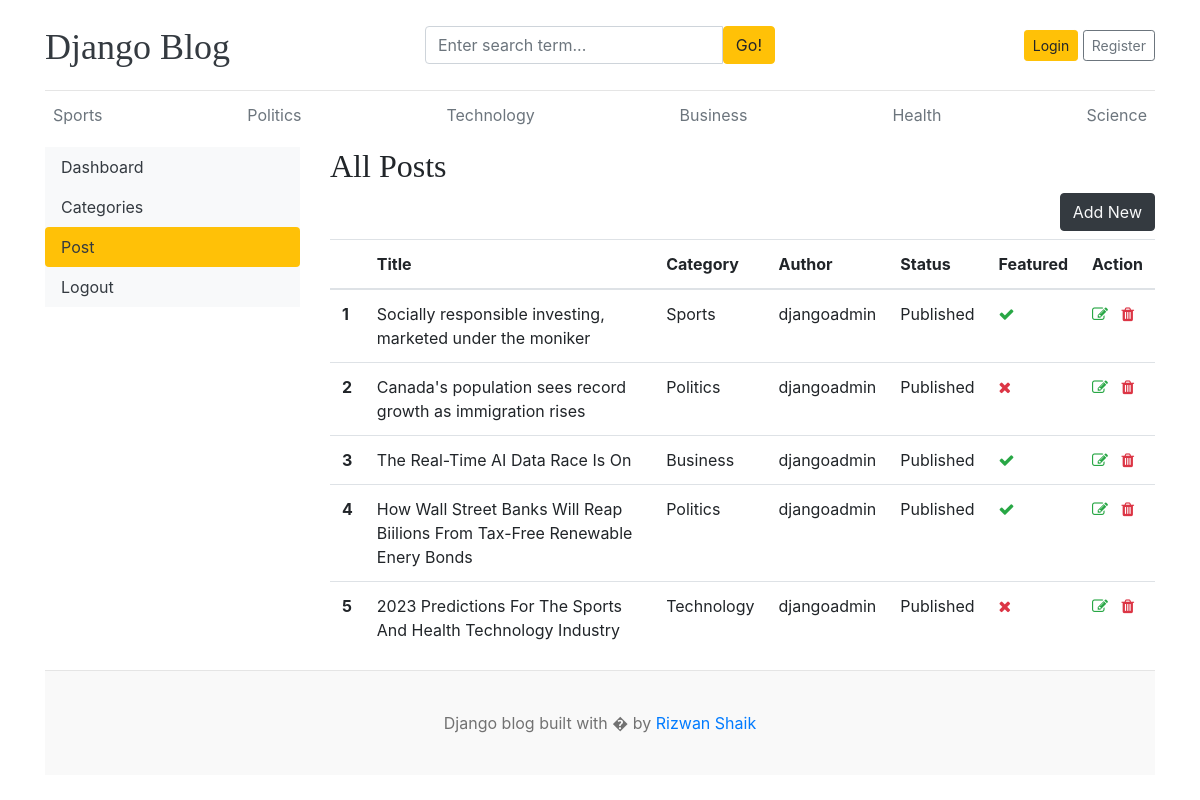
The page /dashboard/posts/ on the database as committed earlier.
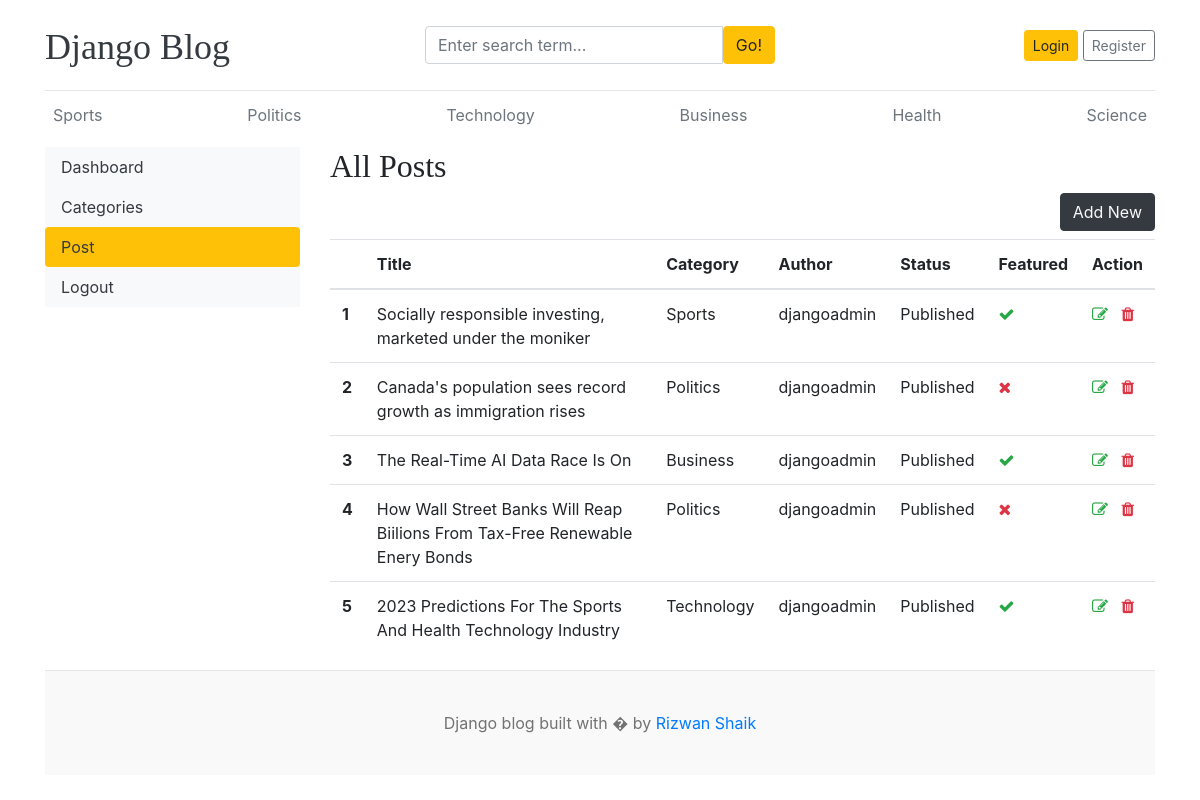
The same page on the database as committed later.
### blogs/models.py (models this page shows, shortened)
class Blog(models.Model):
    title = models.CharField(max_length=100)
    slug = models.SlugField(max_length=150, unique=True, blank=True)
    category = models.ForeignKey(Category, on_delete=models.CASCADE)
    author = models.ForeignKey(User, on_delete=models.CASCADE)
    feature_image = models.ImageField(upload_to='uploads/%Y/%m/%d')
    short_description = models.TextField(max_length=500)
    blog_body = models.TextField(max_length=2000)
    status = models.CharField(max_length=20,choices=STATUS_CHOICES, default="Draft")
    is_featured = models.BooleanField(default=False)
    created_at = models.DateTimeField(auto_now_add=True)
    updated_at = models.DateTimeField(auto_now=True)

class Category(models.Model):
    category_name = models.CharField(max_length=50, unique=True)
    created_at = models.DateTimeField(auto_now_add=True)
    updated_at = models.DateTimeField(auto_now=True)
    class Meta:
        verbose_name_plural = 'categories'
    def __str__(self):
        return self.category_name

### dashboards/views.py (the view)
# urls.py: path('posts/', views.posts, name='posts'),
def posts(request):
    posts = Blog.objects.all()
    context = {
        'posts': posts,
    }
    return render(request, 'dashboard/posts.html', context)

### blogs/context_processors.py (called while the page is built)
def get_categories(request):
    categories = Category.objects.all()
    return dict(categories=categories)

def get_social_links(request):
    social_links = SocialLink.objects.all()
    return dict(social_links=social_links)

### templates/dashboard/posts.html (shortened to what this page needs)
{% extends 'base.html' %}
{% block content %}
<div class="row">
    {% include 'dashboard/sidebar.html' %}
    <div class="col-md-9">
        <h2>All Posts</h2>
        <a href="{% url 'add_post' %}" class="btn btn-dark text-light float-right mb-2">Add New</a>
        <table class="table table-hover">
            <thead>
              <tr>
                <th></th>
                <th>Title</th>
                <th>Category</th>
                <th>Author</th>
                <th>Status </th>
                <th>Featured</th>
                <th>Action</th>
              </tr>
            </thead>
            <tbody>
            {% for post in posts %}
              <tr>
                <th>{{ forloop.counter }}</th>
                <td>{{ post.title }}</td>
                <td>{{ post.category }}</td>
                <td>{{ post.author }}</td>
                <td>{{ post.status }}</td>
                <td>{% if post.is_featured %}<i class="fa fa-check text-success"></i>{% else %}<i class="fa fa-times text-danger"></i>{% endif %}</td>
                <td>
                    <a href="{% url 'edit_post' post.id %}"><i class="fa fa-edit text-success"></i></a>
                    <a href="{% url 'delete_post' post.id %}"><i class="fa fa-trash text-danger"></i></a>
                </td>
              </tr>
            {% endfor %}
            </tbody>
          </table>
    </div>
</div>
{% endblock %}

Rows that differ between the two databases and show on the page:
changed Blog "How Wall Street Banks Will Reap Biilions From Tax-Free Renewable Enery Bonds": is_featured True → False (drawn)
changed Blog "2023 Predictions For The Sports And Health Technology Industry": is_featured False → True (drawn)
